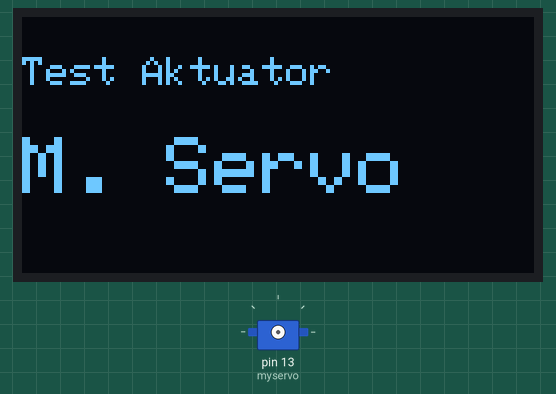
Recording of a sketch running on a simulated Arduino Uno, built with avr-gcc and run on an emulated ATmega328P. On the bench: 128×64 one-colour display, servo.

Above: at 2.1 s.
At 7.48 s:
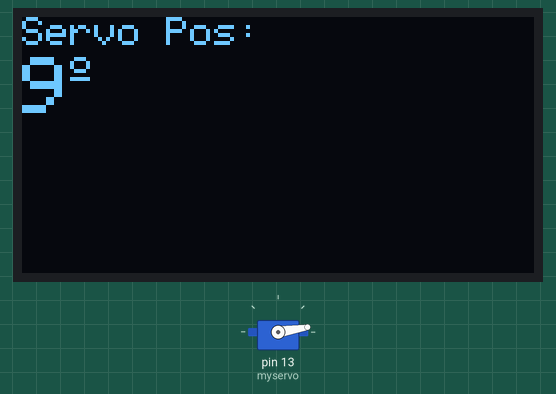
At 12.88 s:
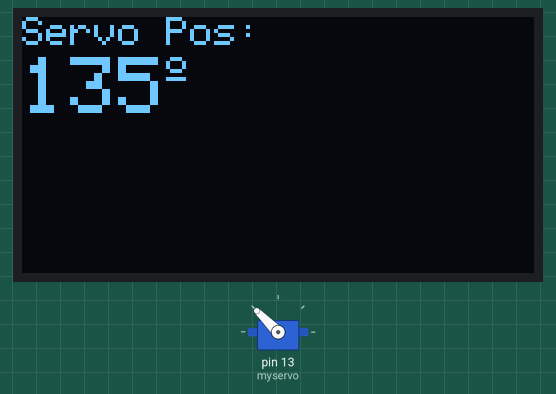
At 23.61 s:
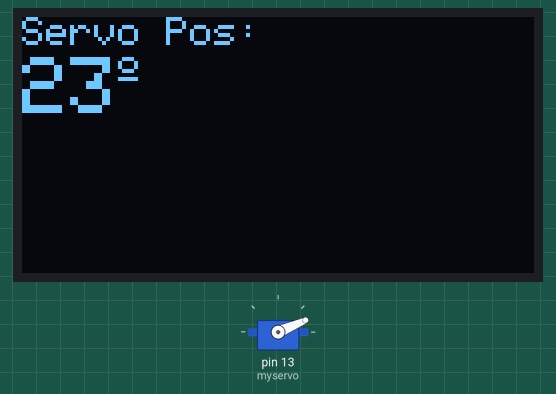
Timing chart, 0 to 40.0 s (numbered marks = the images above):
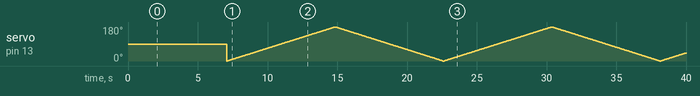

The sketch:

LCD_OLED_Motor_Servo.ino
```cpp
/*********
  Rui Santos
  Complete project details at http://randomnerdtutorials.com
  Written by BARRAGAN and modified by Scott Fitzgerald
*********/
#include <Adafruit_SSD1306.h>
#include <Servo.h>

#define SCREEN_WIDTH 128 // OLED display width, in pixels
#define SCREEN_HEIGHT 64 // OLED display height, in pixels

Adafruit_SSD1306 display(SCREEN_WIDTH, SCREEN_HEIGHT, &Wire, -1);

Servo myservo;  // create servo object to control a servo
// twelve servo objects can be created on most boards

int pos = 0;    // variable to store the servo position

void setup() {
  if(!display.begin(SSD1306_SWITCHCAPVCC, 0x3C)) {
      Serial.println(F("SSD1306 allocation failed"));
      for(;;);
    }
  delay(2000);
  display.clearDisplay();
  display.setTextColor(WHITE);
  lcdOpening("M. Servo");

  myservo.attach(13);  // attaches the servo on pin 13 to the servo object
}

void loop() {
  for (pos = 0; pos <= 180; pos += 1) { // goes from 0 degrees to 180 degrees
    // in steps of 1 degree

    display.clearDisplay();
    display.setTextSize(1);
    display.setCursor(0,0);
    display.print("Servo Pos: ");
    display.setTextSize(2);
    display.setCursor(0,10);
    display.print(pos);
    display.setTextSize(1);
    display.cp437(true);
    display.write(167);
    display.display();

    myservo.write(pos);              // tell servo to go to position in variable 'pos'
    delay(15);                       // waits 15ms for the servo to reach the position
  }

  for (pos = 180; pos >= 0; pos -= 1) { // goes from 180 degrees to 0 degrees

    display.clearDisplay();
    display.setTextSize(1);
    display.setCursor(0,0);
    display.print("Servo Pos: ");
    display.setTextSize(2);
    display.setCursor(0,10);
    display.print(pos);
    display.setTextSize(1);
    display.cp437(true);
    display.write(167);
    display.display();

    myservo.write(pos);              // tell servo to go to position in variable 'pos'
    delay(15);                       // waits 15ms for the servo to reach the position
  }
}


void lcdOpening(char *teks){
  display.clearDisplay();
  display.setTextSize(1);
  display.setCursor(0,10);
  display.print("Test Aktuator");
  display.setTextSize(2);
  display.setCursor(0,30);
  display.print(teks);

  display.display();
  delay(5000);
}
```

Measured:
- what the display in image 0 shows lasts 5.0 s, from 2.1 s to 7.1 s
